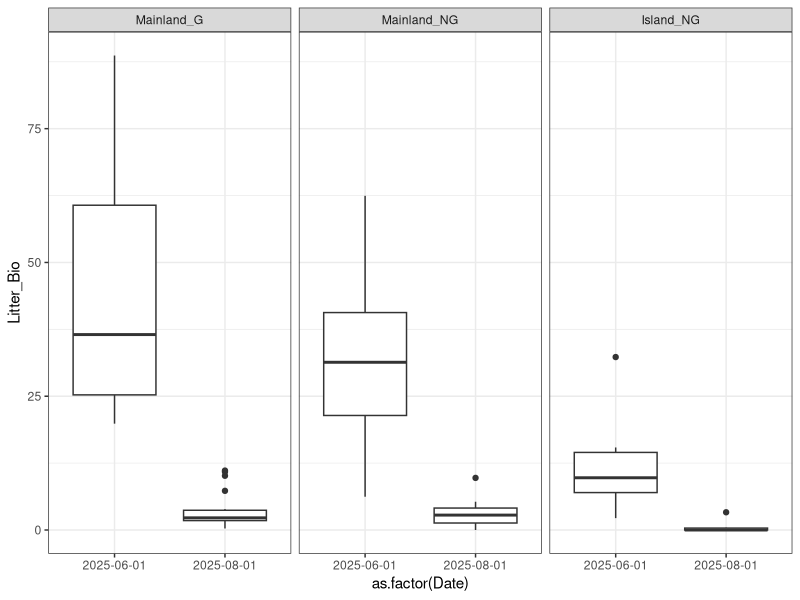
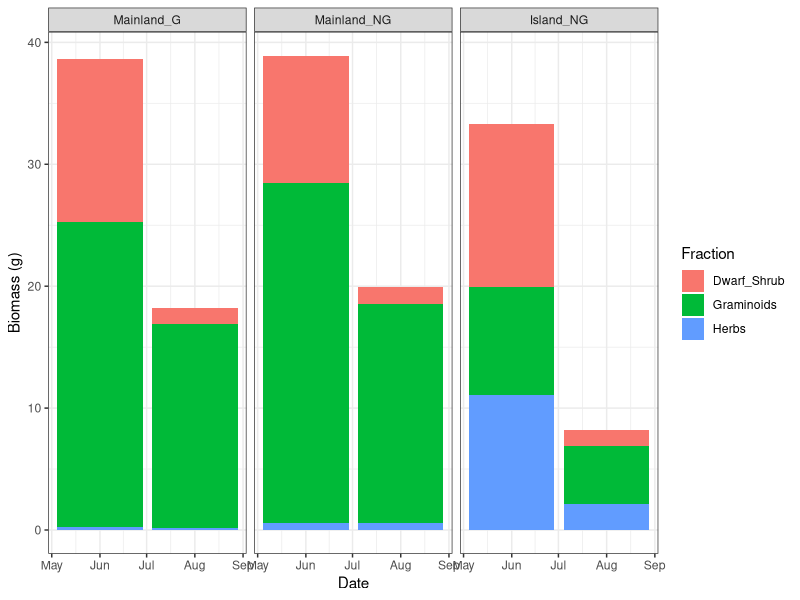
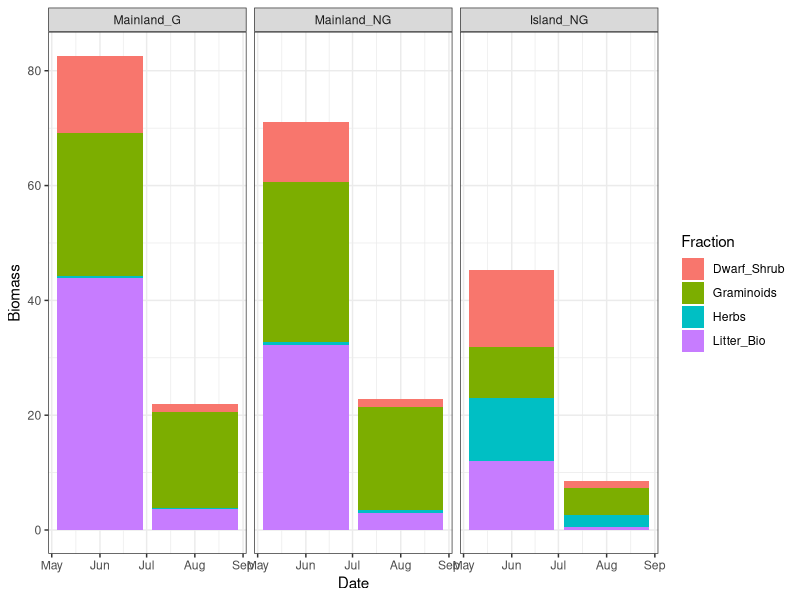
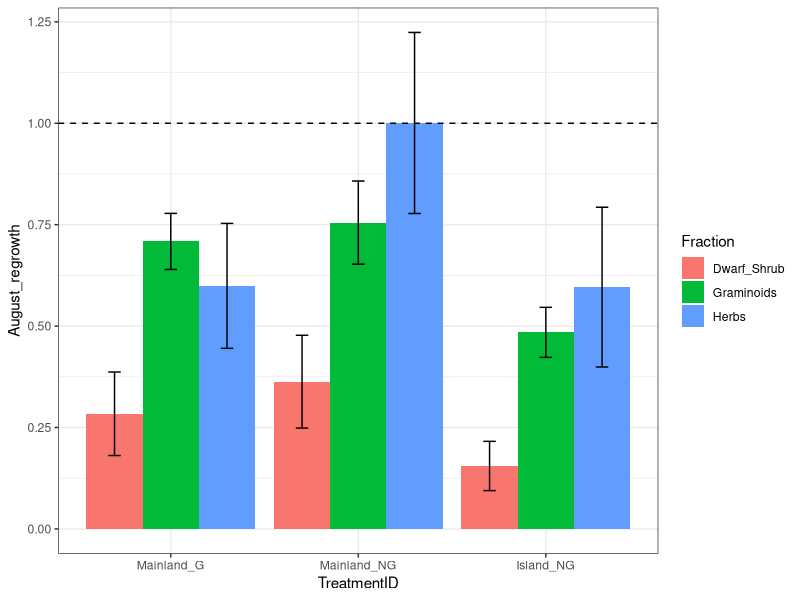
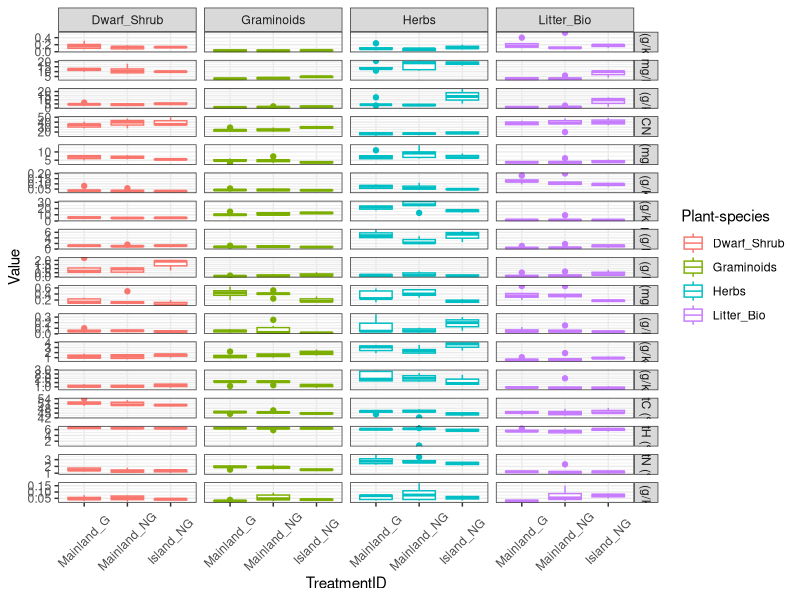
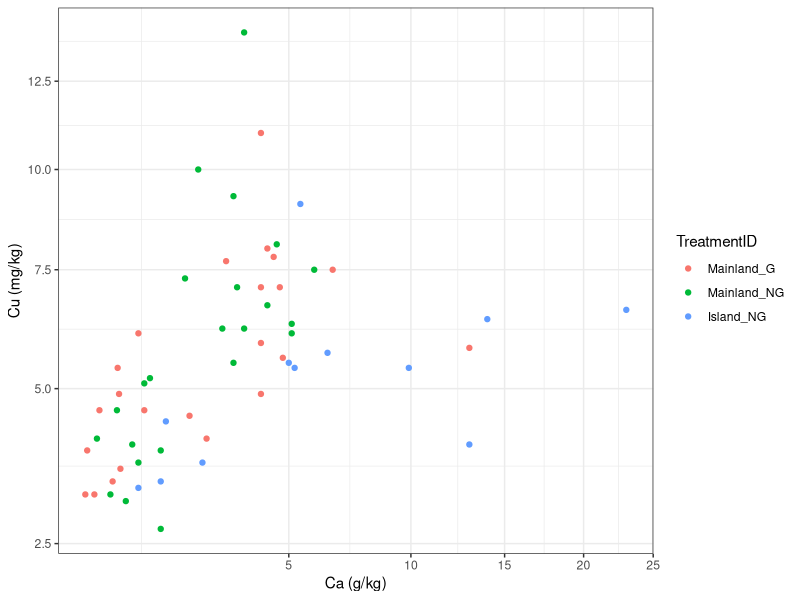
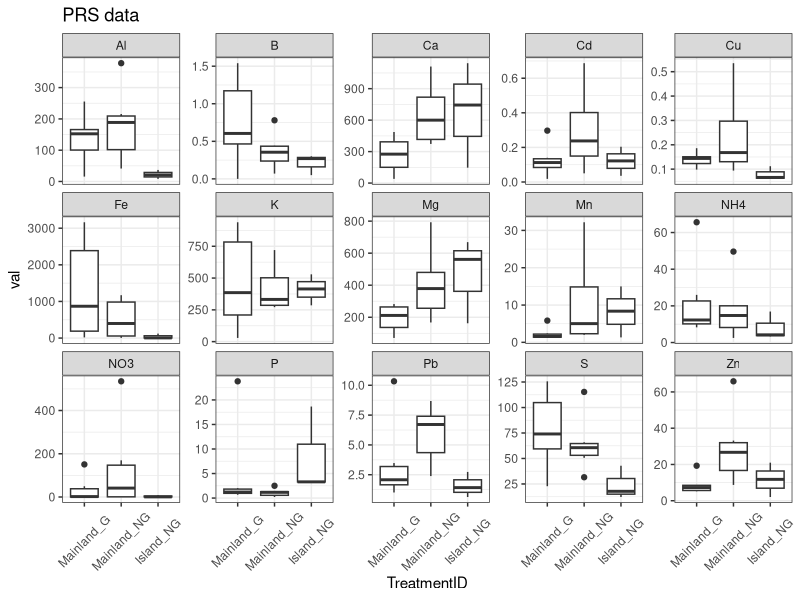
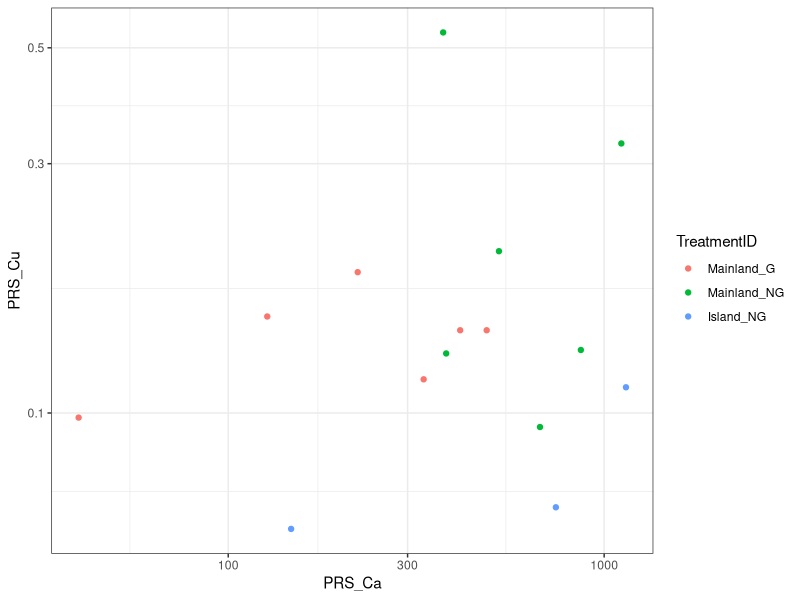

Source code (R) for these figures, in order: (Note: this script raises an error after producing the figures.)
#Opening and formatting biomass, PRS and plant nutrient data
rm(list=ls())

library(ggplot2)
library(tidyr)
library(readxl)
library(dplyr)


#Biomass data
biomass_dat<-read_xlsx("data/biomass_2025.xlsx")

#Add a column for plot ID
biomass_dat$PlotID<-paste(biomass_dat$Site_id,biomass_dat$Treatment,biomass_dat$`G/NG`,biomass_dat$Plot,sep="_")
#Add a column forMain plot ID
biomass_dat$MainPlotID<-paste(biomass_dat$Site_id,biomass_dat$Treatment,biomass_dat$`G/NG`,sep="_")

#Add treatmentID
biomass_dat$TreatmentID<-paste(biomass_dat$Treatment,biomass_dat$`G/NG`,sep="_")
biomass_dat$TreatmentID<-factor(biomass_dat$TreatmentID,levels=c("Mainland_G", "Mainland_NG","Island_NG"))

biomass_dat<-biomass_dat%>%
  mutate(TotalBiomass = Graminoids + Herbs+Dwarf_Shrub)

biomass_dat$Month<-format(as.Date(biomass_dat$Date),"%b")



biomass_long<-pivot_longer(
  biomass_dat,
  cols = c(Litter_Bio, Graminoids, Herbs, Dwarf_Shrub, TotalBiomass),
                names_to = "Fraction",
                values_to = "Biomass")

#Biomass
ggplot(data=biomass_dat,aes(y=Litter_Bio,x = as.factor(Date)))+geom_boxplot()+facet_wrap(~TreatmentID)+theme_bw()

ggplot(data=biomass_long[biomass_long$Fraction!="TotalBiomass" & biomass_long$Fraction!="Litter_Bio",],aes(x=Date,y=Biomass,fill=Fraction))+
  geom_bar(stat = "summary", fun = "mean")+facet_wrap(~TreatmentID)+theme_bw()+ylab("Biomass (g)")
ggplot(data=biomass_long[biomass_long$Fraction!="TotalBiomass"  ,],aes(x=Date,y=Biomass,fill=Fraction))+
  geom_bar(stat = "summary", fun = "mean")+facet_wrap(~TreatmentID)+theme_bw()


#Biomass proportion regrowth
biomass_regrowth <- biomass_long %>%
    select(PlotID,MainPlotID, TreatmentID,Month, Biomass,Fraction) %>%
    pivot_wider(
    names_from = Month,
    values_from = Biomass
  ) %>%
  mutate(
    August_regrowth = ifelse(Jun == 0 | is.na(Jun),
                             NA,
                             Aug / Jun) #Regrowth is NA if June biomass is 0
  )

biomass_wide<-biomass_regrowth %>%
  pivot_wider(values_from = c(Jun,Aug, August_regrowth),
              names_from = Fraction)

#Main plot average
biomass_wide_plot<-biomass_wide %>% 
  group_by(MainPlotID,TreatmentID) %>%
  summarise(
    across(where(is.numeric), \(x) mean(x, na.rm = TRUE)),
    .groups = "drop"
  )



ggplot(data=biomass_regrowth[biomass_regrowth$Fraction!="TotalBiomass" & biomass_regrowth$Fraction!="Litter_Bio",]
       ,aes(x=TreatmentID,y=August_regrowth,fill=Fraction))+
  geom_bar(stat="summary",fun="mean",position="dodge")+theme_bw()+
  geom_errorbar(
    stat = "summary",
    fun.data = mean_se,
    width = 0.2,
    position = position_dodge(width = 0.9))+
  geom_hline(yintercept=1,lty=2)    
   



########################################
#######################################

#Nutrient data
plantnut_dat<-read_xlsx("data/Setesdal-plant-samples-June-2025.xlsx")

#Add a column for plot ID
plantnut_dat$PlotID<-paste(plantnut_dat$Site_id,plantnut_dat$Treatment,plantnut_dat$`G/NG`,plantnut_dat$Plot,sep="_")
#Add a column forMain plot ID
plantnut_dat$MainPlotID<-paste(plantnut_dat$Site_id,plantnut_dat$Treatment,plantnut_dat$`G/NG`,sep="_")

#Add treatmentID
plantnut_dat$TreatmentID<-paste(plantnut_dat$Treatment,plantnut_dat$`G/NG`,sep="_")
plantnut_dat$TreatmentID<-factor(plantnut_dat$TreatmentID,levels=c("Mainland_G", "Mainland_NG","Island_NG"))
plantnut_dat$CN <- plantnut_dat$`TotC (%)`/plantnut_dat$`TotN (%)`
summary(plantnut_dat)

summary(as.factor(plantnut_dat$Site_id))
summary(as.factor(plantnut_dat$TreatmentID))
summary(as.factor(plantnut_dat$MainPlotID))
summary(as.factor(plantnut_dat$PlotID))

# #Some plant nutrient data has multiple rows per plot|fraction where biomass was split between bags
# #And also some subplots were pooled when biomass was too low.
#Therefore we average out at site (mainplot ID)

plantnut_plotlevel<-plantnut_dat %>%
  group_by(MainPlotID,TreatmentID,`Plant-species`) %>%
  summarise(
    across(where(is.numeric), \(x) mean(x, na.rm = TRUE)),
    .groups = "drop"
  )
dim(plantnut_plotlevel)#15 plots, 4 fractions = 60

# summary(as.factor(plantnut_dat$Notes))
# 
# #All plots
# plot_meta <- biomass_dat %>%
#   distinct(PlotID, TreatmentID)
# 
# # Species levels
# fractions <- unique(plantnut_dat$`Plant-species`)
# 
# # Template
# template <- crossing(
#   plot_meta,
#  Fraction = fractions
# )
# # Join nutrient data
# plantnut_dat_full <- template %>%
#   left_join(plantnut_dat,
#             by = c(
#               "PlotID",
#               "Fraction",
#               "TreatmentID"))
# dim(plantnut_dat_full)#45 plots * 4 fractions = 180




plantnut_long<-pivot_longer(
  plantnut_plotlevel,
  cols=c("TotC (%)","TotN (%)", "TotH (%)","CN", "B (mg/kg)", "Na (g/kg)", "Mg (g/kg)",  "Al (g/kg)","P (g/kg)", "S (g/kg)", "K (g/kg)","Ca (g/kg)", "Mn (g/kg)",
         "Fe (g/kg)" ,"Cu (mg/kg)", "Zn (g/kg)", "Mo (mg/kg)" ),
  names_to="Nutrient",
  values_to="Value")
dim(plantnut_long) #17 nutrients, 15 plots, 4 fractions =1020

summary(plantnut_long$Value)#26 NA values in nutrients
length(plantnut_long$Value[!is.na(plantnut_long$Value)])#994 non NAs

plantnut_wide<-pivot_wider(
  plantnut_plotlevel,
  id_cols = c(MainPlotID,TreatmentID),
  names_from =`Plant-species`,
  values_from = c("TotC (%)","TotN (%)", "TotH (%)","CN", "B (mg/kg)", "Na (g/kg)", "Mg (g/kg)",  "Al (g/kg)","P (g/kg)", "S (g/kg)", "K (g/kg)","Ca (g/kg)", "Mn (g/kg)",
                  "Fe (g/kg)" ,"Cu (mg/kg)", "Zn (g/kg)", "Mo (mg/kg)" )
)
dim(plantnut_wide)
summary(as.factor(plantnut_wide$MainPlotID))

#Nutrients
ggplot(data=plantnut_long,aes(y=Value,x=TreatmentID,color=`Plant-species`))+
  geom_boxplot()+
  facet_grid(rows=vars(Nutrient),cols=vars(`Plant-species`),scales="free_y")+
  theme_bw()+theme(axis.text.x = element_text(angle=45,vjust=0.5))
#ggplot(data=plantnut_long,aes(y=Value,x=Nutrient,color=`Plant-species`))+geom_boxplot()+facet_grid(rows=vars(TreatmentID),cols=vars(`Plant-species`),scales="free_y")+theme_bw()+theme(axis.text.x = element_text(angle=45,vjust=0.5))


ggplot(data=plantnut_plotlevel,aes(x = `Ca (g/kg)`, y = `Cu (mg/kg)`,color = TreatmentID))+geom_point()+theme_bw()+scale_x_sqrt()+scale_y_sqrt()






########################################
#######################################
#PRS probe data - clean version from George
prs_dat<-read.csv("data/data_setesdal_prs.csv")
summary(prs_dat)

#Make treatment and plot ID columns that are consistent with biomass and plant nutrient data
prs_dat<-prs_dat %>%
  mutate(Treatment = case_when(
    island_main == "I" ~ "Island",
    island_main == "M" ~ "Mainland",
    ))

prs_dat$TreatmentID<-paste(prs_dat$Treatment,prs_dat$trt_grazing,sep="_")
prs_dat$TreatmentID<-factor(prs_dat$TreatmentID,levels=c("Mainland_G", "Mainland_NG","Island_NG"))

prs_dat$PlotID<-paste(prs_dat$site,prs_dat$Treatment,prs_dat$trt_grazing,prs_dat$plot,sep="_")
prs_dat$MainPlotID<-paste(prs_dat$site,prs_dat$Treatment,prs_dat$trt_grazing,sep="_")

#Add PRS to nutrient names to facilitate clarity when joined to plant nutrient data
prs_dat$Nutrient<-paste("PRS",prs_dat$nut,sep="_")

#Make a wide version (15 values of 15 nutrients)
prs_wide<-prs_dat %>%
  pivot_wider(names_from = Nutrient,
              values_from = val,
              id_cols=c("MainPlotID","PlotID","TreatmentID"))

#PRS
ggplot(data=prs_dat,aes(y=val,x=TreatmentID))+geom_boxplot()+facet_wrap(~nut,scales="free_y",nrow=3)+theme_bw()+ggtitle("PRS data")+theme(axis.text.x = element_text(angle=45,vjust=0.5))
ggplot(data=prs_wide,aes(x=PRS_Ca,y=PRS_Cu,color=TreatmentID))+geom_point()+theme_bw()+scale_x_log10()+scale_y_log10()


########################################
#######################################
#Join together all wide datasets

#Plant data
setesdal_plantdat<-
  full_join(biomass_wide_plot,plantnut_wide,
            by=c("MainPlotID","TreatmentID"))

#Plant data and PRS 
setesdal_prsplant<-setesdal_plantdat %>%
  full_join(prs_wide)
View(setesdal_prsplant)
write.csv(setesdal_prsplant,"data/combined_wide_dataset.csv")
